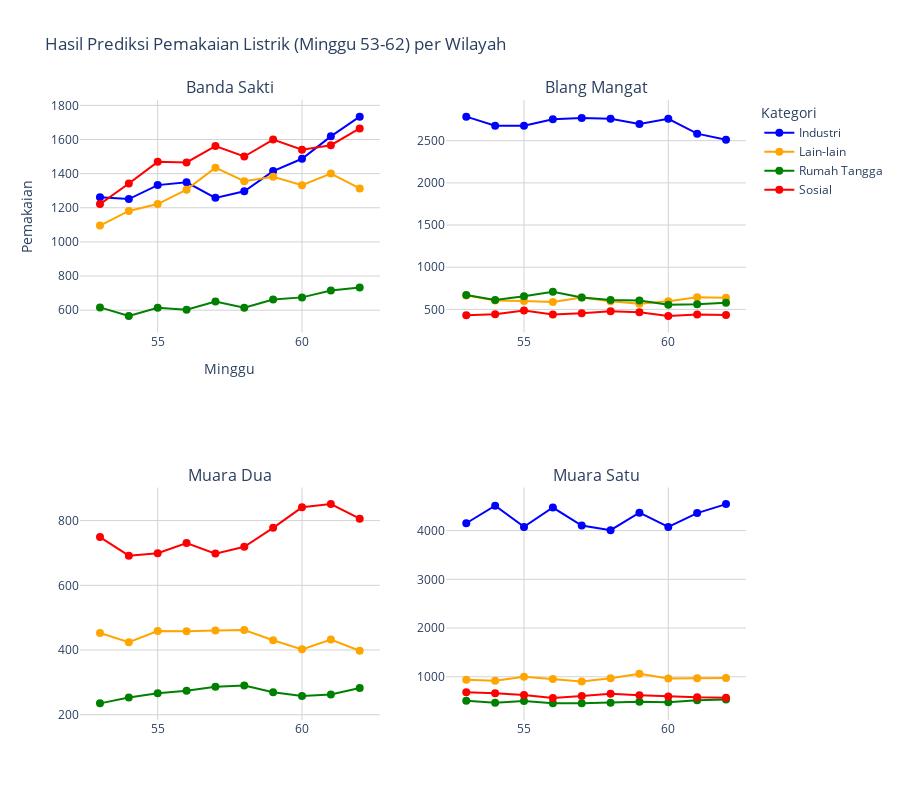

Notebook code for this chart:
### Code cell
from plotly.subplots import make_subplots
import plotly.graph_objects as go

# Membuat subplot untuk setiap wilayah dengan format 2x2
cols = 2
rows = (len(wilayah_list) + cols - 1) // cols  # Menghitung jumlah baris yang diperlukan

fig = make_subplots(
    rows=rows, 
    cols=cols,
    subplot_titles=wilayah_list
)

# Warna yang akan digunakan untuk setiap kategori
colors = {
    'Industri': 'blue',
    'Lain-lain': 'orange',
    'Rumah Tangga': 'green',
    'Sosial': 'red'
}

# Menambahkan data prediksi ke subplot
for idx, wilayah in enumerate(wilayah_list):
    prediksi_region = prediksi_final[prediksi_final['Region'] == wilayah]
    
    # Menentukan posisi subplot
    row = idx // cols + 1
    col = idx % cols + 1
    
    for kategori in available_categories:
        if kategori in prediksi_region.columns:
            # Menentukan apakah jejak ini adalah yang pertama untuk kategori ini
            show_legend = True if (idx == 0) else False  # Hanya menampilkan legend untuk kategori pertama
            
            # Menambahkan jejak hanya jika kategori memiliki nilai
            fig.add_trace(go.Scatter(
                x=prediksi_region['Minggu'],
                y=prediksi_region[kategori],
                mode='lines+markers',
                name=kategori,  # Menyederhanakan nama kategori
                line=dict(color=colors[kategori]),  # Menggunakan warna sesuai kategori
                marker=dict(size=8),
                showlegend=show_legend  # Menentukan apakah legend ditampilkan
            ), row=row, col=col)

# Menyusun layout grafik
fig.update_layout(
    title='Hasil Prediksi Pemakaian Listrik (Minggu 53-62) per Wilayah',
    xaxis_title='Minggu',
    yaxis_title='Pemakaian',
    legend_title='Kategori',
    template='plotly_white',
    height=400 * rows  # Menyesuaikan tinggi berdasarkan jumlah wilayah
)

# Menampilkan garis grid
fig.update_xaxes(showgrid=True, gridcolor='LightGrey')
fig.update_yaxes(showgrid=True, gridcolor='LightGrey')

# Menampilkan grafik
fig.show()

### Figure 1 — Plotly figure (JSON) as saved in the notebook; plotly's stock layout.template omitted (floating-point values rounded to 4 significant figures)
{"data": [{"line": {"color": "blue"}, "marker": {"size": 8}, "mode": "lines+markers", "name": "Industri", "showlegend": true, "type": "scatter", "x": [53, 54, 55, 56, 57, 58, 59, 60, 61, 62], "xaxis": "x", "y": [1262.0, 1251.0, 1333.0, 1349.0, 1258.0, 1297.0, 1415.0, 1487.0, 1618.0, 1734.0], "yaxis": "y"}, {"line": {"color": "orange"}, "marker": {"size": 8}, "mode": "lines+markers", "name": "Lain-lain", "showlegend": true, "type": "scatter", "x": [53, 54, 55, 56, 57, 58, 59, 60, 61, 62], "xaxis": "x", "y": [1096.0, 1181.0, 1222.0, 1306.0, 1435.0, 1356.0, 1382.0, 1333.0, 1400.0, 1313.0], "yaxis": "y"}, {"line": {"color": "green"}, "marker": {"size": 8}, "mode": "lines+markers", "name": "Rumah Tangga", "showlegend": true, "type": "scatter", "x": [53, 54, 55, 56, 57, 58, 59, 60, 61, 62], "xaxis": "x", "y": [616.5, 566.7, 614.3, 602.3, 651.4, 614.4, 663.0, 675.1, 714.8, 732.5], "yaxis": "y"}, {"line": {"color": "red"}, "marker": {"size": 8}, "mode": "lines+markers", "name": "Sosial", "showlegend": true, "type": "scatter", "x": [53, 54, 55, 56, 57, 58, 59, 60, 61, 62], "xaxis": "x", "y": [1222.0, 1342.0, 1469.0, 1465.0, 1561.0, 1500.0, 1600.0, 1540.0, 1566.0, 1665.0], "yaxis": "y"}, {"line": {"color": "blue"}, "marker": {"size": 8}, "mode": "lines+markers", "name": "Industri", "showlegend": false, "type": "scatter", "x": [53, 54, 55, 56, 57, 58, 59, 60, 61, 62], "xaxis": "x2", "y": [2785.0, 2677.0, 2677.0, 2755.0, 2768.0, 2759.0, 2698.0, 2759.0, 2583.0, 2511.0], "yaxis": "y2"}, {"line": {"color": "orange"}, "marker": {"size": 8}, "mode": "lines+markers", "name": "Lain-lain", "showlegend": false, "type": "scatter", "x": [53, 54, 55, 56, 57, 58, 59, 60, 61, 62], "xaxis": "x2", "y": [666.1, 605.5, 599.2, 588.7, 642.0, 595.8, 567.9, 597.7, 643.1, 639.0], "yaxis": "y2"}, {"line": {"color": "green"}, "marker": {"size": 8}, "mode": "lines+markers", "name": "Rumah Tangga", "showlegend": false, "type": "scatter", "x": [53, 54, 55, 56, 57, 58, 59, 60, 61, 62], "xaxis": "x2", "y": [670.8, 612.0, 656.5, 709.6, 641.7, 610.6, 604.4, 554.9, 560.0, 579.5], "yaxis": "y2"}, {"line": {"color": "red"}, "marker": {"size": 8}, "mode": "lines+markers", "name": "Sosial", "showlegend": false, "type": "scatter", "x": [53, 54, 55, 56, 57, 58, 59, 60, 61, 62], "xaxis": "x2", "y": [429.4, 443.9, 485.6, 440.2, 453.1, 477.2, 466.9, 423.3, 440.2, 433.6], "yaxis": "y2"}, {"line": {"color": "blue"}, "marker": {"size": 8}, "mode": "lines+markers", "name": "Industri", "showlegend": false, "type": "scatter", "x": [53, 54, 55, 56, 57, 58, 59, 60, 61, 62], "xaxis": "x3", "y": [null, null, null, null, null, null, null, null, null, null], "yaxis": "y3"}, {"line": {"color": "orange"}, "marker": {"size": 8}, "mode": "lines+markers", "name": "Lain-lain", "showlegend": false, "type": "scatter", "x": [53, 54, 55, 56, 57, 58, 59, 60, 61, 62], "xaxis": "x3", "y": [452.6, 424.3, 458.9, 458.1, 460.5, 462.0, 430.4, 402.1, 432.5, 397.5], "yaxis": "y3"}, {"line": {"color": "green"}, "marker": {"size": 8}, "mode": "lines+markers", "name": "Rumah Tangga", "showlegend": false, "type": "scatter", "x": [53, 54, 55, 56, 57, 58, 59, 60, 61, 62], "xaxis": "x3", "y": [235.1, 253.1, 266.0, 273.8, 286.6, 290.2, 269.6, 258.2, 262.5, 282.5], "yaxis": "y3"}, {"line": {"color": "red"}, "marker": {"size": 8}, "mode": "lines+markers", "name": "Sosial", "showlegend": false, "type": "scatter", "x": [53, 54, 55, 56, 57, 58, 59, 60, 61, 62], "xaxis": "x3", "y": [749.1, 691.6, 699.2, 730.4, 698.0, 719.2, 777.5, 841.0, 850.9, 805.8], "yaxis": "y3"}, {"line": {"color": "blue"}, "marker": {"size": 8}, "mode": "lines+markers", "name": "Industri", "showlegend": false, "type": "scatter", "x": [53, 54, 55, 56, 57, 58, 59, 60, 61, 62], "xaxis": "x4", "y": [4150.0, 4512.0, 4076.0, 4473.0, 4104.0, 4009.0, 4368.0, 4074.0, 4359.0, 4543.0], "yaxis": "y4"}, {"line": {"color": "orange"}, "marker": {"size": 8}, "mode": "lines+markers", "name": "Lain-lain", "showlegend": false, "type": "scatter", "x": [53, 54, 55, 56, 57, 58, 59, 60, 61, 62], "xaxis": "x4", "y": [937.8, 916.8, 999.8, 953.8, 903.3, 968.6, 1063.0, 965.4, 968.3, 972.5], "yaxis": "y4"}, {"line": {"color": "green"}, "marker": {"size": 8}, "mode": "lines+markers", "name": "Rumah Tangga", "showlegend": false, "type": "scatter", "x": [53, 54, 55, 56, 57, 58, 59, 60, 61, 62], "xaxis": "x4", "y": [507.7, 465.0, 500.6, 455.8, 453.7, 467.4, 487.4, 476.8, 518.8, 534.7], "yaxis": "y4"}, {"line": {"color": "red"}, "marker": {"size": 8}, "mode": "lines+markers", "name": "Sosial", "showlegend": false, "type": "scatter", "x": [53, 54, 55, 56, 57, 58, 59, 60, 61, 62], "xaxis": "x4", "y": [682.9, 661.1, 623.3, 563.8, 607.6, 651.3, 621.7, 596.2, 578.6, 570.3], "yaxis": "y4"}], "layout": {"annotations": [{"font": {"size": 16}, "showarrow": false, "text": "Banda Sakti", "x": 0.225, "xanchor": "center", "xref": "paper", "y": 1, "yanchor": "bottom", "yref": "paper"}, {"font": {"size": 16}, "showarrow": false, "text": "Blang Mangat", "x": 0.775, "xanchor": "center", "xref": "paper", "y": 1, "yanchor": "bottom", "yref": "paper"}, {"font": {"size": 16}, "showarrow": false, "text": "Muara Dua", "x": 0.225, "xanchor": "center", "xref": "paper", "y": 0.375, "yanchor": "bottom", "yref": "paper"}, {"font": {"size": 16}, "showarrow": false, "text": "Muara Satu", "x": 0.775, "xanchor": "center", "xref": "paper", "y": 0.375, "yanchor": "bottom", "yref": "paper"}], "height": 800, "legend": {"title": {"text": "Kategori"}}, "title": {"text": "Hasil Prediksi Pemakaian Listrik (Minggu 53-62) per Wilayah"}, "xaxis": {"anchor": "y", "domain": [0, 0.45], "gridcolor": "LightGrey", "showgrid": true, "title": {"text": "Minggu"}}, "xaxis2": {"anchor": "y2", "domain": [0.55, 1], "gridcolor": "LightGrey", "showgrid": true}, "xaxis3": {"anchor": "y3", "domain": [0, 0.45], "gridcolor": "LightGrey", "showgrid": true}, "xaxis4": {"anchor": "y4", "domain": [0.55, 1], "gridcolor": "LightGrey", "showgrid": true}, "yaxis": {"anchor": "x", "domain": [0.625, 1], "gridcolor": "LightGrey", "showgrid": true, "title": {"text": "Pemakaian"}}, "yaxis2": {"anchor": "x2", "domain": [0.625, 1], "gridcolor": "LightGrey", "showgrid": true}, "yaxis3": {"anchor": "x3", "domain": [0, 0.375], "gridcolor": "LightGrey", "showgrid": true}, "yaxis4": {"anchor": "x4", "domain": [0, 0.375], "gridcolor": "LightGrey", "showgrid": true}}}
